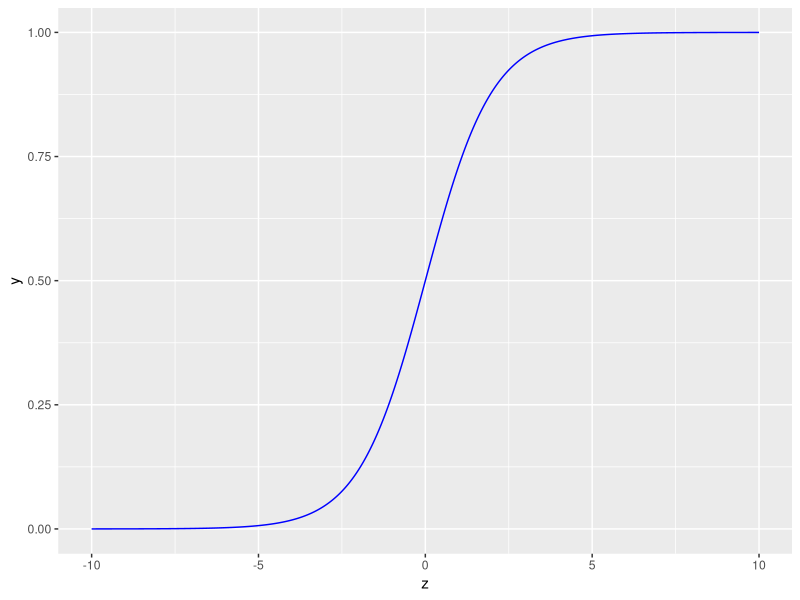

The R script that drew this image:
#Sigmoid function and Linear function 
z <- seq(from = -10, to = 10, by = 0.01)
y = 1/(1+exp(-z))

library(ggplot2)

p <- ggplot(data = NULL, mapping = aes(x = z,y = y))
p + geom_line(colour = 'blue')
